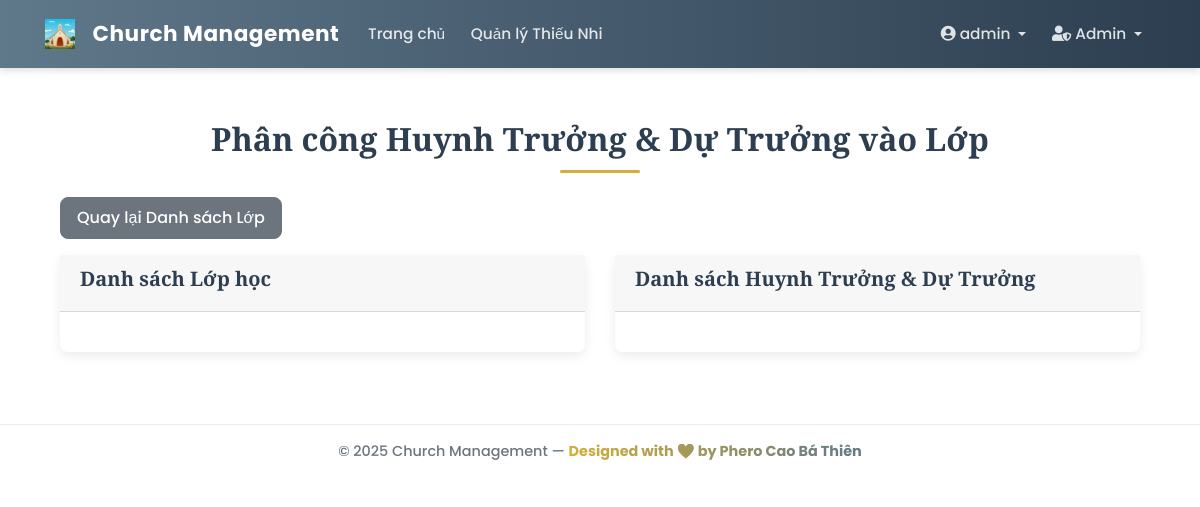
The app's page /admin/assign_leader (signed in), older data.
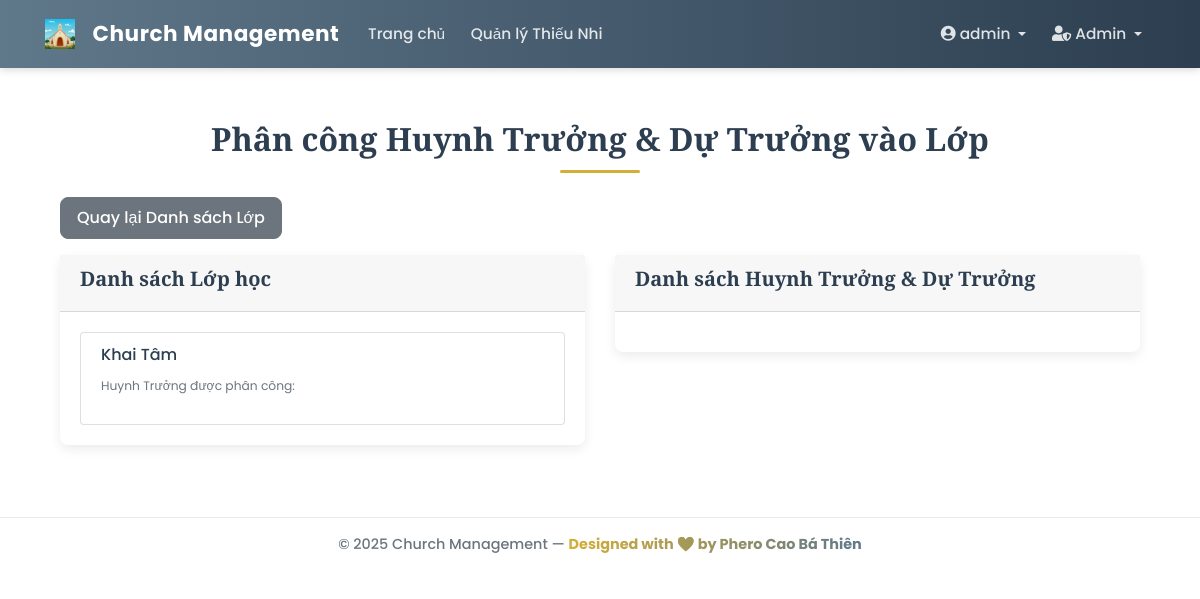
The same page, newer data.
### app/models/class_model.py (models this page shows, shortened)
class ClassModel(db.Model):
    __tablename__ = 'class_model'
    id = db.Column(db.Integer, primary_key=True)
    name = db.Column(db.String(100), unique=True, nullable=False)
    students = db.relationship('Student', backref='class_assigned', lazy='dynamic')
    leaders = db.relationship(
        'User',
        secondary=class_leaders_association,
        back_populates='assigned_classes',
        lazy='dynamic'
    )

### app/controllers/admin_controller.py (the view)
@admin_bp.route('/assign_leader', methods=['GET', 'POST'])
@login_required
@admin_required
def assign_leader_to_class():
    leaders = User.query.filter(User.role.in_(['huynh_truong', 'du_truong'])).all()
    classes = ClassModel.query.all()
    return render_template('admin/assign_leader.html',
                           title='Phân công Lớp',
                           leaders=leaders,
                           classes=classes)

### app/models/user.py (called while the page is built)
@login_manager.user_loader
def load_user(user_id):
    return User.query.get(int(user_id))

    def is_admin(self):
        return self.role == 'admin'

### app/templates/admin/assign_leader.html (shortened to what this page needs)
{% extends "base.html" %}
{% block content %}
<div class="container mt-4">
    <h1 class="mb-4">Phân công Huynh Trưởng & Dự Trưởng vào Lớp</h1>
    <a href="{{ url_for('admin.list_classes') }}" class="btn btn-secondary mb-3">Quay lại Danh sách Lớp</a>
    <div class="row">
        <div class="col-md-6">
            <div class="card">
                <div class="card-header">
                    <h5>Danh sách Lớp học</h5>
                </div>
                <div class="card-body">
                    <div class="list-group">
                        {% for class in classes %}
                        <div class="list-group-item">
                            <h6>{{ class.name }}</h6>
                            <small class="text-muted">Huynh Trưởng được phân công:</small>
                        </div>
                        {% endfor %}
                    </div>
                </div>
            </div>
        </div>
        <div class="col-md-6">
            <div class="card">
                <div class="card-header">
                    <h5>Danh sách Huynh Trưởng & Dự Trưởng</h5>
                </div>
                <div class="card-body">
                </div>
            </div>
        </div>
    </div>
</div>
{% endblock content %}

Row changes from the older to the newer data that the page shows:
added ClassModel: name "Khai Tâm"
